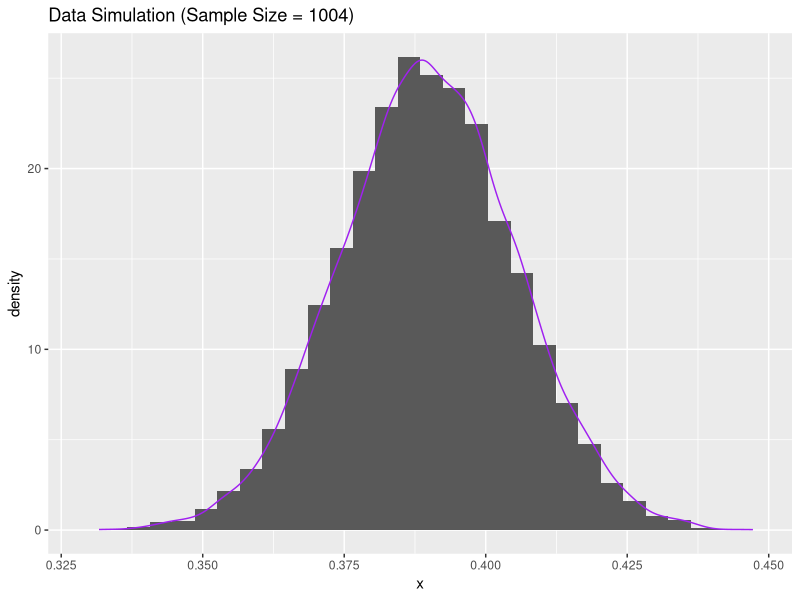
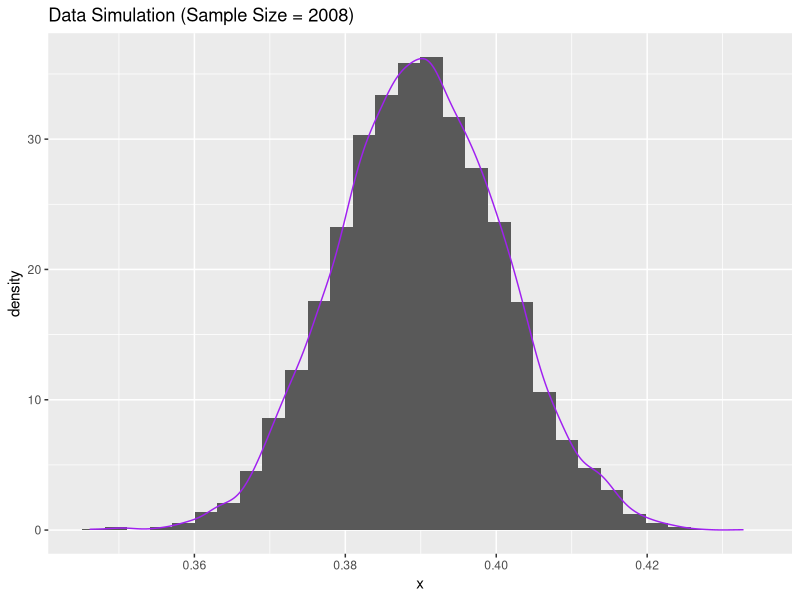
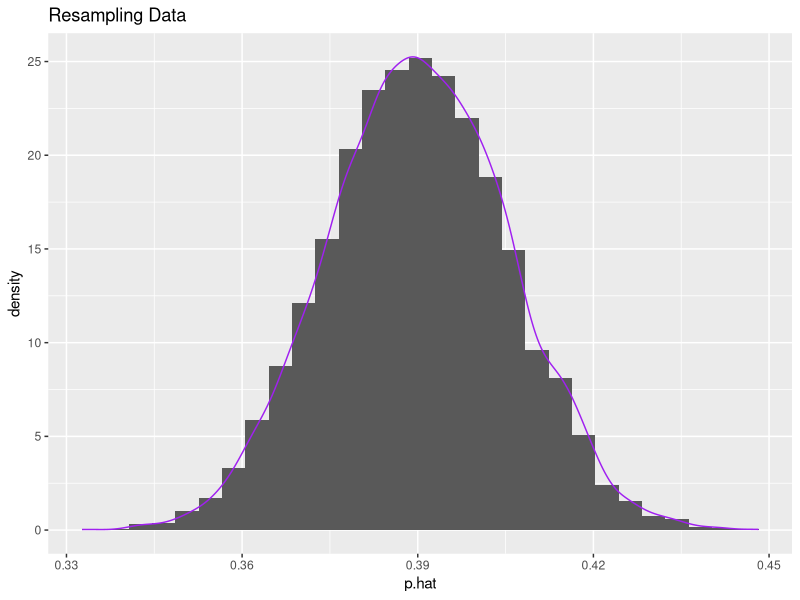

Here is the R script that generated these plots, in order: (Note: a time limit stopped this script after it produced the figures.)
####################################################################################################
# Lab 10

library(tidyverse)
####################################################################################################
# Task 1: Basic Simulation

# Use rbinom() to generate data
data_simulation_1 <- tibble(x=rbinom(10000, size = 1004, prob = 0.39)) /1004

# Plot a histogram of the data
ggplot(data = data_simulation_1, aes(x = x)) +
  geom_histogram(
    aes(y = ..density..),  
  ) +
  geom_density(
    color = "purple"
  ) +
  ggtitle("Data Simulation (Sample Size = 1004)")

# Shape is unimodal and centered around x=0.39 
# mean(data_simulation_1$x)


# What is the range of the middle 95%?

lower_bound <- quantile(data_simulation_1$x, 0.025) 
upper_bound <- quantile(data_simulation_1$x, 0.975) 
middle_range <- upper_bound - lower_bound

# Range of middle 95% is ~0.06

margin_of_error = middle_range/2

# Margin of error is ~0.03

# This margin of error of ~3% is better than Gallup's margin of error of 4%


###########################################################

# Task 1 Part 2: Repeat Simulation for Double Sample Size 

data_simulation_2 <- tibble(x=rbinom(10000, size = 1004*2, prob = 0.39)) /(1004*2)

# Plot a histogram of the data
ggplot(data = data_simulation_2, aes(x = x)) +
  geom_histogram(
    aes(y = ..density..),  
  ) +
  geom_density(
    color = "purple"
  ) + 
  ggtitle("Data Simulation (Sample Size = 2008)")

# What do we notice about the shape?
# Shape is unimodal and centered around x=0.39 
# mean(data_simulation_2$x)


# What is the range of the middle 95%?

lower_bound_2 <- quantile(data_simulation_2$x, 0.025) 
upper_bound_2 <- quantile(data_simulation_2$x, 0.975) 
middle_range_2 <- upper_bound_2 - lower_bound_2

# Range is ~0.06

margin_of_error_2 = middle_range_2/2

# Margin of error is ~2%

# This margin of error of ~2% is about equal to Gallup's margin of error of 2%



####################################################################################################
# Task 2: Resampling

# Create a df containing data from Gallup Survey

gallup_data <- tibble(
  response = c(rep(1, 392), rep(2, 592), rep(0, 20))
)

# Perform Resampling
R = 10000
resamples <- tibble(p.hat = numeric(R))

for( i in 1:R){
  # Take a resample
  resample <- sample(x = gallup_data$response,
                     size = 1004,
                     replace = T) 
  resamples$p.hat[i] <- mean(resample==1)
}

# Plot a histogram of the resampling data
ggplot(data = resamples, aes(x = p.hat)) +
  geom_histogram(
    aes(y = ..density..),  
  ) +
  geom_density(
    color = "purple"
  ) + 
  ggtitle("Resampling Data")

# What do we notice about the shape?
# Shape is unimodal and centered around x=0.39

# What is the range of the middle 95%?
lower_boundR <- quantile(resamples$p.hat, 0.025) 
upper_boundR <- quantile(resamples$p.hat, 0.975) 
middle_rangeR <- upper_boundR - lower_boundR
# Range of middle 95% is ~0.06

# What is the margin of error?
margin_of_error_R = middle_rangeR/2
# Margin of error is ~3%
# This margin of error of ~3% is better than Gallup's margin of error of 4%

####################################################################################################
# Task 3: Simulation over n and p

###########################################################

# Simulation over n and p
n <- seq(from = 100, to = 3000, by = 10)
p <- seq(from = 0.01, to = 0.99, by = 0.01)

# Create initial tibble
results_tibble <- tibble(
  n = integer(),
  p = numeric(),
  margin_error = numeric()
)

# Run simulations and save results
for (i in 1:length(n)) {
  for (j in 1:length(p)) {
    
    current_n <- n[i]
    current_p <- p[j]
    
    # Generate 10000 simulations for current sample size
    simulations <- rbinom(10000, size = current_n, prob = current_p) / current_n
    
    # Calculate percentiles
    lower_bound <- quantile(simulations, 0.025)
    upper_bound <- quantile(simulations, 0.975)
    
    # Calculate margin of error
    current_margin_error <- (upper_bound - lower_bound) / 2
    
    # Add row to the tibble
    results_tibble <- results_tibble %>%
      add_row(
        n = current_n,
        p = current_p,
        margin_error = current_margin_error
      )
  }
}

###########################################################
# Create a geom_raster() plot

raster_simulation <- ggplot(results_tibble, aes(x = p, y = n, fill = margin_error)) +
  geom_raster(interpolate = TRUE) +
  scale_fill_gradient2(
    low = "blue", 
    mid = "white", 
    high = "red", 
    midpoint = median(results_tibble$margin_error),
    name = "Margin of Error"
  ) +
  scale_y_continuous(expand = c(0, 0), breaks = seq(500, 3000, 500)) +
  scale_x_continuous(expand = c(0, 0), breaks = seq(0, 1, 0.1)) +
  labs(
    title = "Margin of Error for Different Sample Sizes and Probabilities",
    subtitle = "Based on 10,000 binomial simulations per parameter combination",
    x = "Probability (p)",
    y = "Sample Size (n)"
  ) +
  theme_minimal() +
  theme(
    legend.position = "right",
    panel.grid.minor = element_blank(),
    plot.title = element_text(face = "bold"),
    axis.text = element_text(size = 9)
  )

####################################################################################################
# Task 4: Actual Margin of Error Calculation
n <- seq(from = 100, to = 3000, by = 10)
p <- seq(from = 0.01, to = 0.99, by = 0.01)
z <- qnorm(0.975)  # z-score for 95% confidence

# Create initial tibble
results_tibble_math <- tibble(
  n = integer(),
  p = numeric(),
  margin_error = numeric()  # Using consistent column name
)

# Run calculations and save results
for (i in 1:length(n)) {
  for (j in 1:length(p)) {
    
    current_n <- n[i]
    current_p <- p[j]
    
    # Calculate Wilson margin of error
    numerator <- z * sqrt((current_n * current_p * (1-current_p)) + (z^2)/4)
    denominator <- current_n + (z^2)
    Wilson_MOE <- numerator / denominator
    
    # Add row to the tibble
    results_tibble_math <- results_tibble_math %>%
      add_row(
        n = current_n,
        p = current_p,
        margin_error = Wilson_MOE  
      )
  }
}

###########################################################
# Create a geom_raster() plot using the Wilson margin of error calculations
raster_math <- ggplot(results_tibble_math, aes(x = p, y = n, fill = margin_error)) +
  geom_raster(interpolate = TRUE) +
  scale_fill_gradient2(
    low = "blue", 
    mid = "white", 
    high = "red", 
    midpoint = median(results_tibble_math$margin_error),
    name = "Margin of Error"
  ) +
  scale_y_continuous(expand = c(0, 0), breaks = seq(500, 3000, 500)) +
  scale_x_continuous(expand = c(0, 0), breaks = seq(0, 1, 0.1)) +
  labs(
    title = "Wilson Margin of Error for Different Sample Sizes and Proportions",
    subtitle = "95% Confidence Level",
    x = "Proportion (p)",
    y = "Sample Size (n)"
  ) +
  theme_minimal() +
  theme(
    legend.position = "right",
    panel.grid.minor = element_blank(),
    plot.title = element_text(face = "bold"),
    axis.text = element_text(size = 9)
  )

# Combine plots
library(patchwork)
combined_plot <- (raster_simulation + raster_math)
combined_plot
